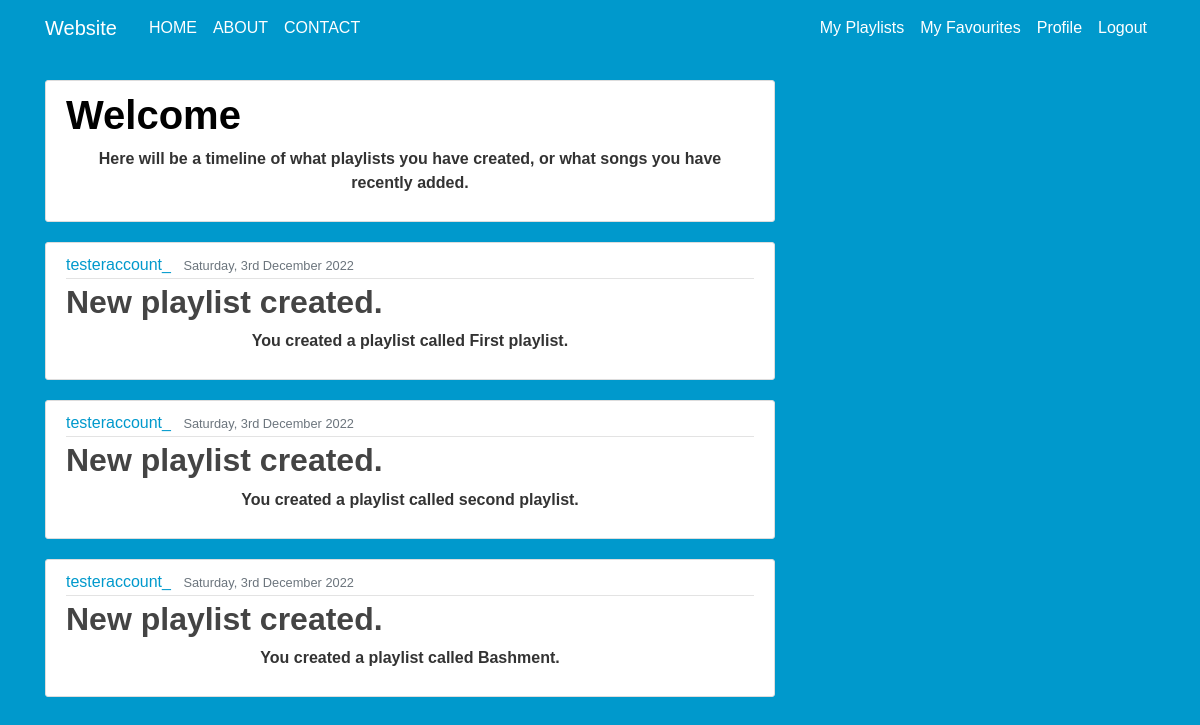
Screenshot of / (signed in) with the database file from the repository.
### home/models.py (models this page shows, shortened)
class Post(models.Model):
    title = models.CharField(max_length=100)
    content = models.TextField()
    date_posted = models.DateTimeField(default=timezone.now)
    author = models.ForeignKey(User, on_delete=models.CASCADE)

### home/views.py (the view)
# urls.py: path('', views.home, name='home-home'),
def home(request):
    context = {
        'posts': Post.objects.all()
    }
    return render(request, "home/home.html", context)

### home/templates/home/home.html
{% extends "home/base.html" %}
{% block content %}
    {% if user.is_authenticated %}
        <div class="content-section">
            <h1>Welcome</h1>
            <p>Here will be a timeline of what playlists you have created, or what songs you have recently added.</p>
        </div>
        {% for post in posts %}
            {% if post.author == user %}
                <article class="media content-section">
                    <div class="media-body">
                        <div class="article-metadata">
                            <a class="mr-2" href="#">{{ post.author }}</a>
                            <small class="text-muted">{{ post.date_posted|date:"l, jS F Y" }}</small>
                        </div>
                        <h2><a class="article-title" href="#">{{ post.title }}</a></h2>
                        <p class="article-content">{{ post.content }}</p>
                    </div>
                </article>
            {% endif %}
        {% endfor %}
    {% else %}
        <div class="content-section">
            <h1>Welcome</h1>
            <p>Log in to see a timeline of what playlists you have created, or what songs you have recently added.</p>
        </div>
    {% endif %}
{% endblock content %}

### home/templates/home/base.html (shortened to what this page needs)
{% load static %}
<!DOCTYPE html>
<html lang="en">
<head>
    <link rel="stylesheet" href="https://cdn.jsdelivr.net/npm/bootstrap@4.0.0/dist/css/bootstrap.min.css">
    <link rel="stylesheet" type="text/css" href="{% static 'home/main.css' %}">
    <link rel="stylesheet" href="https://cdnjs.cloudflare.com/ajax/libs/font-awesome/4.7.0/css/font-awesome.min.css">
</head>
<body>
    <header class="site-header">
        <nav id="navbar" class="navbar navbar-expand-md navbar-dark bg-steel fixed-top">
            <div class="container">
                <a class="navbar-brand mr-4" href="{% url 'home-home' %}">Website</a>
                <div class="collapse navbar-collapse" id="navbarToggle">
                    <div class="navbar-nav mr-auto">
                        <a class="nav-item nav-link" href="{% url 'home-home' %}">HOME</a>
                        <a class="nav-item nav-link" href="{% url 'home-about' %}">ABOUT</a>
                        <a class="nav-item nav-link" href="{% url 'home-contact' %}">CONTACT</a>
                    </div>
                    <div class="navbar-nav">
                        {% if user.is_authenticated %}
                            <a class="nav-item nav-link" href="{% url 'music-playlist' %}">My Playlists</a>
                            <a class="nav-item nav-link" href="#">My Favourites</a>
                            <a class="nav-item nav-link" href="{% url 'profile' %}">Profile</a>
                            <a class="nav-item nav-link" href="{% url 'logout' %}">Logout</a>
                        {% else %}
                            <a class="nav-item nav-link" href="{% url 'login' %}">Login</a>
                            <a class="nav-item nav-link" href="{% url 'register' %}">Register</a>
                        {% endif %}
                    </div>
                </div>
            </div>
        </nav>
    </header>
    <main role="main" class="container">
        <div class="row">
            <div class="col-md-8">
                {% block content %}{% endblock %}
            </div>
        </div>
    </main>
</body>
</html>

### home/static/home/main.css (style rules this page uses)
a { color: #0099cc; }
body { background: #0099cc; color: #333333; font-family: Helvetica; margin-top: 5rem; }
h1, h2, h3, h4, h5, h6 { color: #000000; font-weight: bold; }
p { font-weight: bold; text-align: center; }
.bg-steel { background-color: #5f788a; }
.site-header .navbar-nav .nav-link { color: #ffffff; }
.navbar { background: transparent; overflow: hidden; }
.content-section { background: #ffffff; padding: 10px 20px; border: 1px solid #dddddd; border-radius: 3px; margin-bottom: 20px; }
.article-title { color: #444444; }
.article-content { white-space: pre-line; }
.article-metadata { padding-bottom: 1px; margin-bottom: 4px; border-bottom: 1px solid #e3e3e3 }

### rows the page displays
Post: author "testeraccount_", date_posted "Saturday, 3rd December 2022", title "New playlist created.", content "You created a playlist called First playlist."
Post: author "testeraccount_", date_posted "Saturday, 3rd December 2022", title "New playlist created.", content "You created a playlist called second playlist."
Post: author "testeraccount_", date_posted "Saturday, 3rd December 2022", title "New playlist created.", content "You created a playlist called Bashment."
